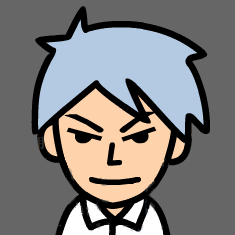
#> input picture image/akhead.jpg, 235 x 235 px
$ python split_image_numpy.py
#> lines starting #> are read from the running program, lines starting #| are printed output that depends on the picture
#!/usr/bin/env python

import cv2
import numpy

img = cv2.imread("akhead.jpg")
#> img is the input picture: shape (235, 235, 3); mean B, G, R 122.8, 123.8, 125.8

b = numpy.zeros((img.shape[0], img.shape[1]), dtype=img.dtype)
g = numpy.zeros((img.shape[0], img.shape[1]), dtype=img.dtype)
r = numpy.zeros((img.shape[0], img.shape[1]), dtype=img.dtype)

b[:, :] = img[:, :, 0]
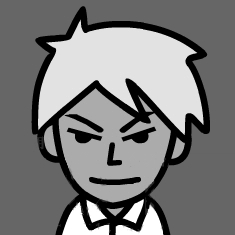
#> b: shape (235, 235); min 0, max 255, mean 122.8
g[:, :] = img[:, :, 1]
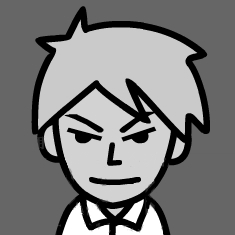
#> g: shape (235, 235); min 0, max 255, mean 123.8
r[:, :] = img[:, :, 2]
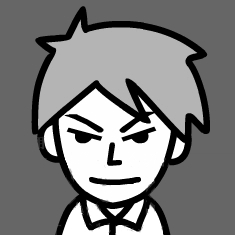
#> r: shape (235, 235); min 0, max 255, mean 125.8

cv2.imshow("Blue", b)
cv2.imshow("Green", g)
cv2.imshow("Red", r)

cv2.waitKey(0)
cv2.destroyAllWindows()
